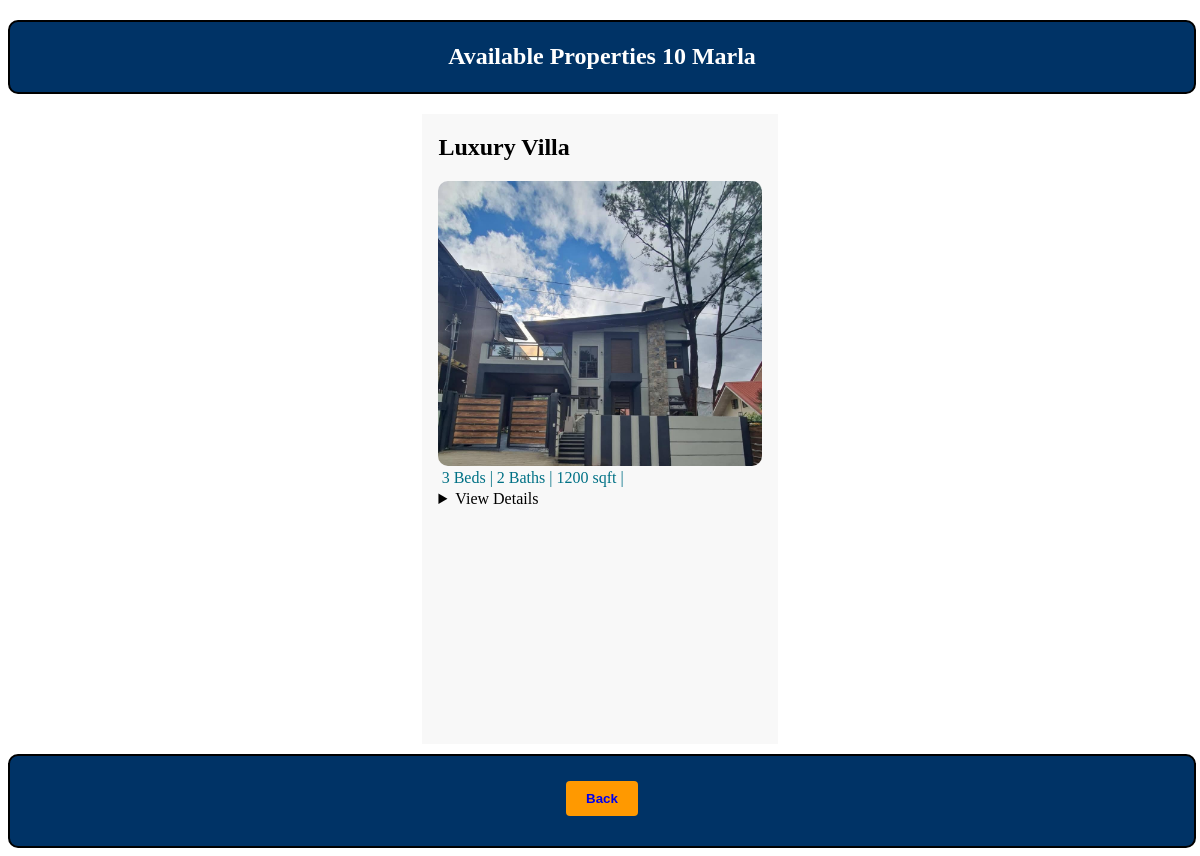
/10-marla/, run on the app's committed database.
### home/models.py (models this page shows, shortened)
class Property(models.Model):
    PROPERTY_TYPES = [
        ('5_MARLA', '5 Marla'),
        ('7_MARLA', '7 Marla'),
        ('10_MARLA', '10 Marla'),
        ('1_KANAL', '1 Kanal'),
    ]
    STATUS_CHOICES = [
        ('available', 'Available'),
        ('sold', 'Sold'),
    ]
    user = models.ForeignKey(settings.AUTH_USER_MODEL, on_delete=models.CASCADE, related_name='properties')
    title = models.CharField(max_length=200)  # Property Title
    property_type = models.CharField(max_length=20, choices=PROPERTY_TYPES, blank=True, null=True)  # Marla(5,7,10,1 kanal)
    image = models.ImageField(upload_to='property_images/', blank=True, null=True)
    beds = models.IntegerField(blank=True, null=True)
    baths = models.IntegerField(blank=True, null=True)  # New field for baths
    area = models.CharField(max_length=50, blank=True, null=True)
    location = models.CharField(max_length=200)
    owner = models.CharField(max_length=100)  # Owner name
    email = models.EmailField()  # Contact (Email)
    phone = models.CharField(max_length=20)  # Phone
    price = models.DecimalField(max_digits=12, decimal_places=2)
    description = models.TextField(blank=True, null=True)  # Property Details
    status = models.CharField(max_length=20, choices=STATUS_CHOICES, default='available')
    created_at = models.DateTimeField(auto_now_add=True)
    updated_at = models.DateTimeField(auto_now=True)

### home/views.py (the view)
# urls.py: path('10-marla/', views.marla_10_view, name='10-marla'),
def marla_10_view(request):
    properties = Property.objects.filter(property_type='10_MARLA')
    return render(request, '10-marla.html', {'properties': properties})

### Templates/10-marla.html (shortened to what this page needs)
<!DOCTYPE html>
{% load static %}
<html lang="en">
<head>
    <link rel="stylesheet" href="{% static '10-marla.css' %}">
</head>
<body>
    <div class="main-cantainer-10-marla">
        <h2 class="property-main-heading">Available Properties 10 Marla</h2>
        <div class="property-Section">
            {% for property in properties %}
            <div class="box{{ forloop.counter }} box">
                <div class="box-cont">
                    <h2>{{ property.title }}</h2>
                    {% if property.image and property.image.url %}
                        <div class="box-img" style="background-image: url('{{ property.image.url }}');"></div>
                    {% else %}
                        <div class="box-img" style="background-color: #eee;"></div>
                    {% endif %}
                    <p>
                        {{ property.beds }} Beds | {{ property.baths }} Baths |
                        {% if property.area %}{{ property.area }} sqft |{% endif %}
                    </p>
                    <details>
                        <summary>View Details</summary>
                    </details>
                </div>
            </div>
            {% endfor %}
        </div>
    </div>
    <footer>
        <button><a href="{% url 'properties' %}">Back</a></button>
    </footer>
</body>
</html>

### staticfiles/10-marla.css (style rules this page uses)
.property-main-heading { display:flex; justify-content: center; align-items: center; height:70px; width: 100%; border: 2px solid black; border-radius: 10px; background-color: #003366; color: #fff; text-align: center; font-weight: bold; }
.property-Section { display: flex; flex-wrap: wrap; justify-content: space-evenly; }
.box { height: 630px; width: 30%; background-color: rgb(248, 248, 248); }
.box-cont { margin-left: 1rem; margin-right: 1rem; }
.box-img { height: 250px; background-size: cover; padding: 20px 0px 15px; border-radius:10px ; }
.box-cont p { color:#007185; }
p { margin: 1%; text-decoration: none; }
button { margin-top: 25px; text-align: center; background-color: #ff9900; border: none; border-radius: 4px; padding: 10px 20px; font-weight: 600; }
button a { text-decoration: none; }
footer { width: 100%; height: 90px; border: 2px solid black; border-radius: 10px; background-color: #003366; color: #fff; text-align: center; font-weight: bold; margin:0 0 8px; margin-top: 10px; }

### data on the page
Property: title "Luxury Villa", image (picture), beds "3", baths "2", area "1200"
